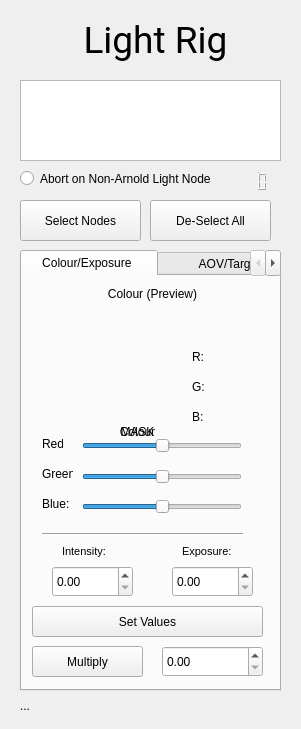
<?xml version="1.0" encoding="UTF-8"?>
<ui version="4.0">
 <class>LRig_Form</class>
 <widget class="QWidget" name="LRig_Form">
  <property name="geometry">
   <rect>
    <x>0</x>
    <y>0</y>
    <width>301</width>
    <height>729</height>
   </rect>
  </property>
  <property name="windowTitle">
   <string>Light Rig</string>
  </property>
  <widget class="QLabel" name="lblHeader">
   <property name="geometry">
    <rect>
     <x>-70</x>
     <y>10</y>
     <width>451</width>
     <height>61</height>
    </rect>
   </property>
   <property name="font">
    <font>
     <family>Roboto</family>
     <pointsize>28</pointsize>
    </font>
   </property>
   <property name="lineWidth">
    <number>1</number>
   </property>
   <property name="text">
    <string>Light Rig</string>
   </property>
   <property name="textFormat">
    <enum>Qt::AutoText</enum>
   </property>
   <property name="alignment">
    <set>Qt::AlignCenter</set>
   </property>
  </widget>
  <widget class="QLabel" name="lblOUT">
   <property name="geometry">
    <rect>
     <x>20</x>
     <y>690</y>
     <width>261</width>
     <height>31</height>
    </rect>
   </property>
   <property name="layoutDirection">
    <enum>Qt::LeftToRight</enum>
   </property>
   <property name="text">
    <string>...</string>
   </property>
   <property name="alignment">
    <set>Qt::AlignLeading|Qt::AlignLeft|Qt::AlignVCenter</set>
   </property>
  </widget>
  <widget class="QListWidget" name="nodeListV">
   <property name="geometry">
    <rect>
     <x>20</x>
     <y>80</y>
     <width>261</width>
     <height>81</height>
    </rect>
   </property>
  </widget>
  <widget class="QLCDNumber" name="lcdNumber">
   <property name="geometry">
    <rect>
     <x>190</x>
     <y>170</y>
     <width>81</width>
     <height>23</height>
    </rect>
   </property>
   <property name="frameShadow">
    <enum>QFrame::Raised</enum>
   </property>
   <property name="lineWidth">
    <number>0</number>
   </property>
   <property name="digitCount">
    <number>8</number>
   </property>
   <property name="value" stdset="0">
    <double>0.000000000000000</double>
   </property>
   <property name="intValue" stdset="0">
    <number>0</number>
   </property>
  </widget>
  <widget class="QRadioButton" name="node_errorOp">
   <property name="geometry">
    <rect>
     <x>20</x>
     <y>170</y>
     <width>191</width>
     <height>17</height>
    </rect>
   </property>
   <property name="text">
    <string>Abort on Non-Arnold Light Nodes.</string>
   </property>
  </widget>
  <widget class="QPushButton" name="bttn_deSelNodes">
   <property name="geometry">
    <rect>
     <x>150</x>
     <y>200</y>
     <width>121</width>
     <height>41</height>
    </rect>
   </property>
   <property name="text">
    <string>De-Select All</string>
   </property>
  </widget>
  <widget class="QPushButton" name="bttn_nodes">
   <property name="geometry">
    <rect>
     <x>20</x>
     <y>200</y>
     <width>121</width>
     <height>41</height>
    </rect>
   </property>
   <property name="text">
    <string>Select Nodes</string>
   </property>
  </widget>
  <widget class="QTabWidget" name="tabWidget">
   <property name="geometry">
    <rect>
     <x>20</x>
     <y>250</y>
     <width>261</width>
     <height>441</height>
    </rect>
   </property>
   <property name="tabPosition">
    <enum>QTabWidget::North</enum>
   </property>
   <property name="tabShape">
    <enum>QTabWidget::Rounded</enum>
   </property>
   <property name="currentIndex">
    <number>0</number>
   </property>
   <widget class="QWidget" name="tab">
    <attribute name="title">
     <string>   Colour/Exposure    </string>
    </attribute>
    <widget class="Line" name="line">
     <property name="geometry">
      <rect>
       <x>20</x>
       <y>250</y>
       <width>201</width>
       <height>16</height>
      </rect>
     </property>
     <property name="orientation">
      <enum>Qt::Horizontal</enum>
     </property>
    </widget>
    <widget class="QLabel" name="label_3">
     <property name="geometry">
      <rect>
       <x>20</x>
       <y>190</y>
       <width>31</width>
       <height>16</height>
      </rect>
     </property>
     <property name="layoutDirection">
      <enum>Qt::RightToLeft</enum>
     </property>
     <property name="text">
      <string>Green:</string>
     </property>
    </widget>
    <widget class="QLabel" name="r_out">
     <property name="geometry">
      <rect>
       <x>170</x>
       <y>70</y>
       <width>41</width>
       <height>21</height>
      </rect>
     </property>
     <property name="text">
      <string>R:</string>
     </property>
     <property name="alignment">
      <set>Qt::AlignLeading|Qt::AlignLeft|Qt::AlignVCenter</set>
     </property>
    </widget>
    <widget class="QSlider" name="Cd_Slider_B">
     <property name="geometry">
      <rect>
       <x>60</x>
       <y>220</y>
       <width>160</width>
       <height>22</height>
      </rect>
     </property>
     <property name="maximum">
      <number>100</number>
     </property>
     <property name="value">
      <number>50</number>
     </property>
     <property name="orientation">
      <enum>Qt::Horizontal</enum>
     </property>
    </widget>
    <widget class="QLabel" name="label_4">
     <property name="geometry">
      <rect>
       <x>20</x>
       <y>220</y>
       <width>31</width>
       <height>16</height>
      </rect>
     </property>
     <property name="layoutDirection">
      <enum>Qt::RightToLeft</enum>
     </property>
     <property name="text">
      <string>Blue:</string>
     </property>
    </widget>
    <widget class="QLabel" name="b_out">
     <property name="geometry">
      <rect>
       <x>170</x>
       <y>130</y>
       <width>41</width>
       <height>21</height>
      </rect>
     </property>
     <property name="text">
      <string>B:</string>
     </property>
     <property name="alignment">
      <set>Qt::AlignLeading|Qt::AlignLeft|Qt::AlignVCenter</set>
     </property>
    </widget>
    <widget class="QLabel" name="lbl_LGTC_PRV">
     <property name="enabled">
      <bool>true</bool>
     </property>
     <property name="geometry">
      <rect>
       <x>10</x>
       <y>20</y>
       <width>211</width>
       <height>271</height>
      </rect>
     </property>
     <property name="text">
      <string>Colour</string>
     </property>
     <property name="alignment">
      <set>Qt::AlignCenter</set>
     </property>
    </widget>
    <widget class="QPushButton" name="bttn_multiply">
     <property name="geometry">
      <rect>
       <x>10</x>
       <y>370</y>
       <width>111</width>
       <height>31</height>
      </rect>
     </property>
     <property name="text">
      <string>Multiply</string>
     </property>
    </widget>
    <widget class="QLabel" name="g_out">
     <property name="geometry">
      <rect>
       <x>170</x>
       <y>100</y>
       <width>41</width>
       <height>21</height>
      </rect>
     </property>
     <property name="text">
      <string>G:</string>
     </property>
     <property name="alignment">
      <set>Qt::AlignLeading|Qt::AlignLeft|Qt::AlignVCenter</set>
     </property>
    </widget>
    <widget class="QLabel" name="Minlbl">
     <property name="geometry">
      <rect>
       <x>40</x>
       <y>260</y>
       <width>61</width>
       <height>31</height>
      </rect>
     </property>
     <property name="font">
      <font>
       <family>MS Shell Dlg 2</family>
       <pointsize>8</pointsize>
      </font>
     </property>
     <property name="text">
      <string>Intensity:</string>
     </property>
    </widget>
    <widget class="QPushButton" name="bttn_setExposure">
     <property name="geometry">
      <rect>
       <x>10</x>
       <y>330</y>
       <width>231</width>
       <height>31</height>
      </rect>
     </property>
     <property name="text">
      <string>Set Values</string>
     </property>
    </widget>
    <widget class="QSlider" name="Cd_Slider_G">
     <property name="geometry">
      <rect>
       <x>60</x>
       <y>190</y>
       <width>160</width>
       <height>22</height>
      </rect>
     </property>
     <property name="maximum">
      <number>100</number>
     </property>
     <property name="value">
      <number>50</number>
     </property>
     <property name="orientation">
      <enum>Qt::Horizontal</enum>
     </property>
    </widget>
    <widget class="QLabel" name="label_2">
     <property name="geometry">
      <rect>
       <x>20</x>
       <y>160</y>
       <width>21</width>
       <height>16</height>
      </rect>
     </property>
     <property name="layoutDirection">
      <enum>Qt::RightToLeft</enum>
     </property>
     <property name="text">
      <string>Red:</string>
     </property>
    </widget>
    <widget class="QDoubleSpinBox" name="multSpinBox">
     <property name="geometry">
      <rect>
       <x>140</x>
       <y>370</y>
       <width>101</width>
       <height>31</height>
      </rect>
     </property>
     <property name="decimals">
      <number>2</number>
     </property>
    </widget>
    <widget class="QLabel" name="lbl_LGTC_PRV_M">
     <property name="enabled">
      <bool>true</bool>
     </property>
     <property name="geometry">
      <rect>
       <x>10</x>
       <y>20</y>
       <width>211</width>
       <height>271</height>
      </rect>
     </property>
     <property name="text">
      <string>MASK</string>
     </property>
     <property name="alignment">
      <set>Qt::AlignCenter</set>
     </property>
    </widget>
    <widget class="QDoubleSpinBox" name="MaxdoubleSpinBox">
     <property name="geometry">
      <rect>
       <x>150</x>
       <y>290</y>
       <width>81</width>
       <height>31</height>
      </rect>
     </property>
     <property name="wrapping">
      <bool>false</bool>
     </property>
     <property name="suffix">
      <string/>
     </property>
     <property name="decimals">
      <number>2</number>
     </property>
     <property name="maximum">
      <double>1000000.000000000000000</double>
     </property>
    </widget>
    <widget class="QSlider" name="Cd_Slider_R">
     <property name="geometry">
      <rect>
       <x>60</x>
       <y>160</y>
       <width>160</width>
       <height>20</height>
      </rect>
     </property>
     <property name="maximum">
      <number>100</number>
     </property>
     <property name="value">
      <number>50</number>
     </property>
     <property name="sliderPosition">
      <number>50</number>
     </property>
     <property name="orientation">
      <enum>Qt::Horizontal</enum>
     </property>
    </widget>
    <widget class="QDoubleSpinBox" name="MindoubleSpinBox">
     <property name="geometry">
      <rect>
       <x>30</x>
       <y>290</y>
       <width>81</width>
       <height>31</height>
      </rect>
     </property>
     <property name="wrapping">
      <bool>false</bool>
     </property>
     <property name="suffix">
      <string/>
     </property>
     <property name="decimals">
      <number>2</number>
     </property>
     <property name="maximum">
      <double>1000000.000000000000000</double>
     </property>
    </widget>
    <widget class="QLabel" name="Maxlbl">
     <property name="geometry">
      <rect>
       <x>160</x>
       <y>260</y>
       <width>51</width>
       <height>31</height>
      </rect>
     </property>
     <property name="font">
      <font>
       <family>MS Shell Dlg 2</family>
       <pointsize>8</pointsize>
      </font>
     </property>
     <property name="text">
      <string>Exposure:</string>
     </property>
    </widget>
    <widget class="QLabel" name="label_11">
     <property name="geometry">
      <rect>
       <x>40</x>
       <y>10</y>
       <width>181</width>
       <height>16</height>
      </rect>
     </property>
     <property name="text">
      <string>Colour (Preview)</string>
     </property>
     <property name="alignment">
      <set>Qt::AlignCenter</set>
     </property>
    </widget>
    <zorder>lbl_LGTC_PRV</zorder>
    <zorder>lbl_LGTC_PRV_M</zorder>
    <zorder>line</zorder>
    <zorder>label_3</zorder>
    <zorder>r_out</zorder>
    <zorder>Cd_Slider_B</zorder>
    <zorder>label_4</zorder>
    <zorder>b_out</zorder>
    <zorder>bttn_multiply</zorder>
    <zorder>g_out</zorder>
    <zorder>Minlbl</zorder>
    <zorder>bttn_setExposure</zorder>
    <zorder>Cd_Slider_G</zorder>
    <zorder>label_2</zorder>
    <zorder>multSpinBox</zorder>
    <zorder>MaxdoubleSpinBox</zorder>
    <zorder>Cd_Slider_R</zorder>
    <zorder>MindoubleSpinBox</zorder>
    <zorder>Maxlbl</zorder>
    <zorder>label_11</zorder>
   </widget>
   <widget class="QWidget" name="tab_2">
    <attribute name="title">
     <string>         AOV/Target         </string>
    </attribute>
    <widget class="QLabel" name="label_6">
     <property name="geometry">
      <rect>
       <x>30</x>
       <y>30</y>
       <width>201</width>
       <height>20</height>
      </rect>
     </property>
     <property name="text">
      <string>Input name for AOV Light Group</string>
     </property>
     <property name="alignment">
      <set>Qt::AlignCenter</set>
     </property>
    </widget>
    <widget class="QLineEdit" name="lineEdit">
     <property name="geometry">
      <rect>
       <x>10</x>
       <y>50</y>
       <width>231</width>
       <height>20</height>
      </rect>
     </property>
    </widget>
    <widget class="QPushButton" name="bttn_lightgroup">
     <property name="geometry">
      <rect>
       <x>10</x>
       <y>240</y>
       <width>121</width>
       <height>31</height>
      </rect>
     </property>
     <property name="text">
      <string>Select Target Node</string>
     </property>
    </widget>
    <widget class="QPushButton" name="bttn_removeTar">
     <property name="geometry">
      <rect>
       <x>10</x>
       <y>280</y>
       <width>231</width>
       <height>31</height>
      </rect>
     </property>
     <property name="text">
      <string>Remove All Targets</string>
     </property>
    </widget>
    <widget class="QLabel" name="label">
     <property name="geometry">
      <rect>
       <x>50</x>
       <y>190</y>
       <width>161</width>
       <height>20</height>
      </rect>
     </property>
     <property name="text">
      <string>Select Object for Light Target</string>
     </property>
     <property name="alignment">
      <set>Qt::AlignCenter</set>
     </property>
    </widget>
    <widget class="QPushButton" name="bttn_setLG">
     <property name="geometry">
      <rect>
       <x>10</x>
       <y>80</y>
       <width>231</width>
       <height>31</height>
      </rect>
     </property>
     <property name="text">
      <string>Set Light Group</string>
     </property>
    </widget>
    <widget class="QPushButton" name="bttn_clearTar">
     <property name="geometry">
      <rect>
       <x>140</x>
       <y>240</y>
       <width>101</width>
       <height>31</height>
      </rect>
     </property>
     <property name="text">
      <string>Clear Target</string>
     </property>
    </widget>
    <widget class="QPushButton" name="bttn_LGClear">
     <property name="geometry">
      <rect>
       <x>10</x>
       <y>120</y>
       <width>231</width>
       <height>31</height>
      </rect>
     </property>
     <property name="text">
      <string>Clear All Light Groups</string>
     </property>
    </widget>
    <widget class="QListWidget" name="lighttar_list">
     <property name="geometry">
      <rect>
       <x>10</x>
       <y>210</y>
       <width>231</width>
       <height>21</height>
      </rect>
     </property>
    </widget>
    <widget class="Line" name="line_3">
     <property name="geometry">
      <rect>
       <x>10</x>
       <y>160</y>
       <width>231</width>
       <height>16</height>
      </rect>
     </property>
     <property name="orientation">
      <enum>Qt::Horizontal</enum>
     </property>
    </widget>
   </widget>
  </widget>
  <zorder>lblHeader</zorder>
  <zorder>lblOUT</zorder>
  <zorder>nodeListV</zorder>
  <zorder>node_errorOp</zorder>
  <zorder>bttn_deSelNodes</zorder>
  <zorder>bttn_nodes</zorder>
  <zorder>lcdNumber</zorder>
  <zorder>tabWidget</zorder>
 </widget>
 <resources>
  <include location="../../Light_Tool V2/GUI/main_resc.qrc"/>
 </resources>
 <connections/>
</ui>
